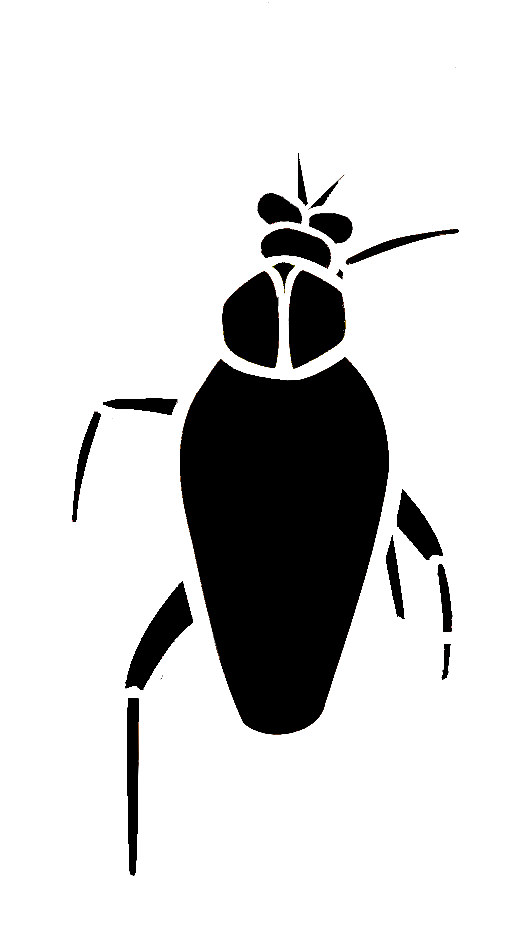
#> input picture assets/reference/unity/bug/01.png, 513 x 930 px
$ python generate_bug_v2_frame01.py
#> lines starting #> are read from the running program, lines starting #| are printed output that depends on the picture
#!/usr/bin/env python3
"""
Generate an improved Bug walk-cycle FRAME 01 (contact / footstep pose).

Does NOT touch public/assets/characters/bug/ — live game assets stay intact.

Outputs:
  assets/source/bug_v2/01.svg
  assets/experiments/bug_v2/01.png
  assets/reference/previews/bug_v2_01_on_road.png
  assets/reference/previews/bug_v2_01_compare.png

Analysis (Unity таракан 01 vs game needs):
  - Top-down dorsal cockroach, facing up the canvas
  - Hollow white line art (not filled white blobs)
  - Tall teardrop/shield abdomen, large twin eyes, long V antennae
  - Six jointed legs with organic curves; frame 01 = contact / footstep
  - Live public frames ARE the Unity extracts (jittery per-frame sizes)
  - Goal: same character language, cleaner stroke, fixed 620×787, shared baseline
  - Thicker strokes than Unity so silhouette survives ~24px on-screen
"""
from __future__ import annotations

import math
from pathlib import Path

from PIL import Image, ImageDraw, ImageFilter

ROOT = Path(__file__).resolve().parents[1]
SRC_DIR = ROOT / "assets" / "source" / "bug_v2"
OUT_DIR = ROOT / "assets" / "experiments" / "bug_v2"
PREVIEW_DIR = ROOT / "assets" / "reference" / "previews"

W, H = 620, 787
CX = 310.0
BASELINE_Y = 762.0
WHITE = (255, 255, 255, 255)
GRAY = (136, 136, 136, 255)


def lerp(a: float, b: float, t: float) -> float:
    return a + (b - a) * t


# [13 lines left out: function quad_bezier, not called in this run]


def cubic_bezier(
    p0: tuple[float, float],
    p1: tuple[float, float],
    p2: tuple[float, float],
    p3: tuple[float, float],
    steps: int = 18,
) -> list[tuple[float, float]]:
#> called with p0 = (308, 182), p1 = (281, 120), p2 = (261, 60), p3 = (246, 48), steps = 18
    pts: list[tuple[float, float]] = []
    for i in range(steps + 1):
        t = i / steps
        u = 1 - t
        x = u**3 * p0[0] + 3 * u**2 * t * p1[0] + 3 * u * t**2 * p2[0] + t**3 * p3[0]
        y = u**3 * p0[1] + 3 * u**2 * t * p1[1] + 3 * u * t**2 * p2[1] + t**3 * p3[1]
        pts.append((x, y))
    return pts


def stroke(
    draw: ImageDraw.ImageDraw,
    pts: list[tuple[float, float]],
    color: tuple[int, int, int, int],
    width: float,
) -> None:
    if len(pts) < 2:
        return
    draw.line(pts, fill=color, width=max(1, int(round(width))), joint="curve")
    # round caps
    r = max(1, int(round(width / 2)))
    for x, y in (pts[0], pts[-1]):
        draw.ellipse((x - r, y - r, x + r, y + r), fill=color)


def teardrop_outline(
    cx: float,
    cy: float,
    rx: float,
    ry: float,
    taper: float = 0.78,
    steps: int = 64,
) -> list[tuple[float, float]]:
    """Shield / teardrop like Unity abdomen — wider upper, tapered rear."""
#> called with cx = 316, cy = 455, rx = 112, ry = 205, taper = 0.72, steps = 64
    pts: list[tuple[float, float]] = []
    for i in range(steps):
        a = (i / steps) * math.tau - math.pi / 2
        # taper bottom half
        s = math.sin(a)
        scale_x = lerp(1.0, taper, max(0.0, s))  # s>0 is lower half in this orient?
        # a=-pi/2 top, +pi/2 bottom
        # normalize vertical from -1 (top) to +1 (bottom)
        v = math.sin(a)  # -1 top ... +1 bottom with a starting -pi/2?
        # a=-pi/2: cos=0 sin=-1 (top); a=0: cos=1 sin=0; a=pi/2: cos=0 sin=1 (bottom)
        t = (v + 1) / 2  # 0 top → 1 bottom
        sx = lerp(1.05, taper, t)
        x = cx + math.cos(a) * rx * sx
        y = cy + math.sin(a) * ry
        pts.append((x, y))
    pts.append(pts[0])
    return pts


def build_geometry() -> dict:
    """Contact pose geometry tuned against Unity frame 01 landmarks."""
    # Body centers — leave headroom for antennae
    body_cx = CX + 6  # Unity has slight mass lean
    body_cy = 455.0
    eye_cy = 255.0
    head_cy = 210.0

    # Legs: hip → knee → ankle → claw tip
    # Tripod plant: L-front, R-mid, L-hind on baseline
    legs = [
        {
            "name": "L-front",
            "planted": True,
            "hip": (body_cx - 38, 290),
            "knee": (body_cx - 105, 330),
            "ankle": (body_cx - 140, 520),
            "foot": (body_cx - 148, BASELINE_Y - 3),
        },
        {
            "name": "R-front",
            "planted": False,
            "hip": (body_cx + 40, 285),
            "knee": (body_cx + 118, 250),
            "ankle": (body_cx + 155, 310),
            "foot": (body_cx + 168, 355),
        },
        {
            "name": "L-mid",
            "planted": False,
            "hip": (body_cx - 70, 400),
            "knee": (body_cx - 145, 430),
            "ankle": (body_cx - 165, 500),
            "foot": (body_cx - 172, 545),
        },
        {
            "name": "R-mid",
            "planted": True,
            "hip": (body_cx + 72, 405),
            "knee": (body_cx + 148, 455),
            "ankle": (body_cx + 170, 620),
            "foot": (body_cx + 168, BASELINE_Y - 3),
        },
        {
            "name": "L-hind",
            "planted": True,
            "hip": (body_cx - 55, 545),
            "knee": (body_cx - 95, 655),
            "ankle": (body_cx - 88, 720),
            "foot": (body_cx - 78, BASELINE_Y - 3),
        },
        {
            "name": "R-hind",
            "planted": False,
            "hip": (body_cx + 58, 540),
            "knee": (body_cx + 120, 610),
            "ankle": (body_cx + 145, 680),
            "foot": (body_cx + 158, 715),
        },
    ]

    antennae = [
        # left — slightly bent
        cubic_bezier(
            (body_cx - 8, head_cy - 28),
            (body_cx - 35, head_cy - 90),
            (body_cx - 55, head_cy - 150),
            (body_cx - 70, 48),
        ),
        # right — longer outward (Unity asymmetry)
        cubic_bezier(
            (body_cx + 10, head_cy - 26),
            (body_cx + 48, head_cy - 85),
            (body_cx + 78, head_cy - 140),
            (body_cx + 105, 62),
        ),
    ]

    return {
        "body_cx": body_cx,
        "body_cy": body_cy,
        "eye_cy": eye_cy,
        "head_cy": head_cy,
        "legs": legs,
        "antennae": antennae,
        "abdomen": teardrop_outline(body_cx, body_cy, 112, 205, taper=0.72),
    }


def draw_bug(img: Image.Image) -> None:
    d = ImageDraw.Draw(img)
    g = build_geometry()
    bc = g["body_cx"]
    eye_cy = g["eye_cy"]
    head_cy = g["head_cy"]

    # --- Legs first (under body) ---
    for leg in g["legs"]:
        path = cubic_bezier(leg["hip"], leg["knee"], leg["ankle"], leg["foot"], steps=20)
        w = 13 if leg["planted"] else 11
        stroke(d, path, WHITE, w)
        # small claw hook
        fx, fy = leg["foot"]
        hook_x = fx + (-12 if fx < bc else 12)
        stroke(d, [(fx, fy), (hook_x, fy + 8)], WHITE, 5)

    # --- Abdomen ---
    stroke(d, g["abdomen"], WHITE, 13)
    # faint elytra seam (gray only — keeps hollow Unity look)
    seam = [
        (bc, g["body_cy"] - 175),
        (bc + 2, g["body_cy"]),
        (bc, g["body_cy"] + 185),
    ]
    stroke(d, seam, GRAY, 4)

    # --- Pronotum ring (subtle, Unity has a neck-ish join) ---
    d.ellipse(
        (bc - 62, eye_cy + 18, bc + 62, eye_cy + 78),
        outline=WHITE,
        width=10,
    )

    # --- Eyes (Unity signature) ---
    for ex in (bc - 24, bc + 24):
        d.ellipse((ex - 22, eye_cy - 28, ex + 22, eye_cy + 30), outline=WHITE, width=8)
        stroke(d, [(ex, eye_cy - 22), (ex, eye_cy + 24)], GRAY, 3)

    # --- Head bumps / palps above eyes ---
    for ex, ey, rx, ry in (
        (bc, head_cy - 8, 11, 9),
        (bc - 18, head_cy - 22, 10, 8),
        (bc + 18, head_cy - 22, 10, 8),
    ):
        d.ellipse((ex - rx, ey - ry, ex + rx, ey + ry), outline=WHITE, width=5)

    # cheek spikes
    stroke(
        d,
        [(bc - 48, eye_cy - 8), (bc - 72, eye_cy - 30), (bc - 44, eye_cy - 18)],
        WHITE,
        6,
    )
    stroke(
        d,
        [(bc + 48, eye_cy - 8), (bc + 72, eye_cy - 30), (bc + 44, eye_cy - 18)],
        WHITE,
        6,
    )

    # --- Antennae ---
    for ant in g["antennae"]:
        stroke(d, ant, WHITE, 7)


def svg_from_geometry() -> str:
    g = build_geometry()
    bc = g["body_cx"]
    eye_cy = g["eye_cy"]
    head_cy = g["head_cy"]
    lines: list[str] = [
        '<?xml version="1.0" encoding="UTF-8"?>',
        f'<svg xmlns="http://www.w3.org/2000/svg" width="{W}" height="{H}" viewBox="0 0 {W} {H}">',
        "  <!-- Bug v2 frame 01 contact pose — experimental, does not replace live assets -->",
        '  <g id="bug-v2-01" fill="none" stroke-linecap="round" stroke-linejoin="round">',
    ]

    def poly(pts: list[tuple[float, float]], color: str, width: float) -> None:
        s = " ".join(f"{x:.1f},{y:.1f}" for x, y in pts)
        lines.append(
            f'    <polyline points="{s}" stroke="{color}" stroke-width="{width:.1f}"/>'
        )

    for leg in g["legs"]:
        path = cubic_bezier(leg["hip"], leg["knee"], leg["ankle"], leg["foot"], steps=20)
        poly(path, "#ffffff", 13 if leg["planted"] else 11)
        fx, fy = leg["foot"]
        hook_x = fx + (-12 if fx < bc else 12)
        poly([(fx, fy), (hook_x, fy + 8)], "#ffffff", 5)

    poly(g["abdomen"], "#ffffff", 13)
    poly(
        [(bc, g["body_cy"] - 175), (bc + 2, g["body_cy"]), (bc, g["body_cy"] + 185)],
        "#888888",
        4,
    )
    lines.append(
        f'    <ellipse cx="{bc:.1f}" cy="{eye_cy + 48:.1f}" rx="62" ry="30" stroke="#ffffff" stroke-width="10"/>'
    )
    for ex in (bc - 24, bc + 24):
        lines.append(
            f'    <ellipse cx="{ex:.1f}" cy="{eye_cy:.1f}" rx="22" ry="29" stroke="#ffffff" stroke-width="8"/>'
        )
        poly([(ex, eye_cy - 22), (ex, eye_cy + 24)], "#888888", 3)
    for ex, ey, rx, ry in (
        (bc, head_cy - 8, 11, 9),
        (bc - 18, head_cy - 22, 10, 8),
        (bc + 18, head_cy - 22, 10, 8),
    ):
        lines.append(
            f'    <ellipse cx="{ex:.1f}" cy="{ey:.1f}" rx="{rx}" ry="{ry}" stroke="#ffffff" stroke-width="5"/>'
        )
    poly([(bc - 48, eye_cy - 8), (bc - 72, eye_cy - 30), (bc - 44, eye_cy - 18)], "#ffffff", 6)
    poly([(bc + 48, eye_cy - 8), (bc + 72, eye_cy - 30), (bc + 44, eye_cy - 18)], "#ffffff", 6)
    for ant in g["antennae"]:
        poly(ant, "#ffffff", 7)

    lines += ["  </g>", "</svg>", ""]
    return "\n".join(lines)


def fit_on_canvas(src: Image.Image, canvas_w: int, canvas_h: int, baseline_y: int) -> Image.Image:
    src = src.convert("RGBA")
    bbox = src.getbbox()
    if not bbox:
        return Image.new("RGBA", (canvas_w, canvas_h), (0, 0, 0, 0))
    cropped = src.crop(bbox)
    target_h = int(canvas_h * 0.90)
    scale = target_h / cropped.height
    nw = max(1, int(cropped.width * scale))
    nh = max(1, int(cropped.height * scale))
    if nw > canvas_w * 0.90:
        scale = (canvas_w * 0.90) / cropped.width
        nw = max(1, int(cropped.width * scale))
        nh = max(1, int(cropped.height * scale))
    resized = cropped.resize((nw, nh), Image.Resampling.LANCZOS)
    out = Image.new("RGBA", (canvas_w, canvas_h), (0, 0, 0, 0))
    x = (canvas_w - nw) // 2
    y = baseline_y - nh + 6
    if y < 6:
        y = 6
    out.alpha_composite(resized, (x, y))
    return out


def make_compare(v2: Image.Image) -> Image.Image:
    unity = Image.open(ROOT / "assets" / "reference" / "unity" / "bug" / "01.png")
    live = Image.open(ROOT / "public" / "assets" / "characters" / "bug" / "01.png")
    panels = [
        fit_on_canvas(unity, W, H, int(BASELINE_Y)),
        v2,
        fit_on_canvas(live, W, H, int(BASELINE_Y)),
    ]
    gap = 16
    label_h = 36
    total_w = W * 3 + gap * 4
    total_h = H + label_h + gap * 2
    canvas = Image.new("RGBA", (total_w, total_h), (8, 8, 8, 255))
    draw = ImageDraw.Draw(canvas)
    labels = ["Unity ref 01", "NEW v2 01 (candidate)", "Live game 01"]
    for i, (panel, label) in enumerate(zip(panels, labels)):
        x = gap + i * (W + gap)
        y = label_h + gap
        draw.rectangle((x, y, x + W, y + H), fill=(8, 8, 8, 255))
        canvas.alpha_composite(panel, (x, y))
        draw.text((x + 8, 10), label, fill=(220, 220, 220, 255))
    return canvas


def main() -> None:
    SRC_DIR.mkdir(parents=True, exist_ok=True)
    OUT_DIR.mkdir(parents=True, exist_ok=True)
    PREVIEW_DIR.mkdir(parents=True, exist_ok=True)

    svg_path = SRC_DIR / "01.svg"
    svg_path.write_text(svg_from_geometry(), encoding="utf-8")

    png = Image.new("RGBA", (W, H), (0, 0, 0, 0))
#> png: PIL image 620x787 RGBA; every value is 0
    draw_bug(png)
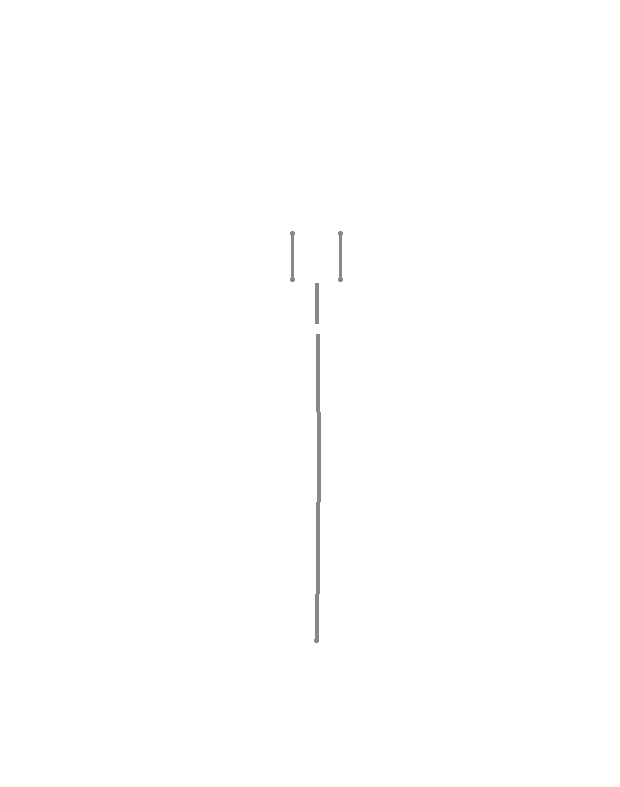
#> png: PIL image 620x787 RGBA; mean R, G, B, A 20.9, 20.9, 20.9, 21.3; transparent parts drawn white
    # tiny soften so strokes don't look harshly aliased at game scale
    rgb = png.filter(ImageFilter.GaussianBlur(radius=0.35))
    png = Image.alpha_composite(Image.new("RGBA", (W, H), (0, 0, 0, 0)), rgb)

    png_path = OUT_DIR / "01.png"
    png.save(png_path, "PNG")

    preview = Image.new("RGBA", (W, H), (8, 8, 8, 255))
    preview.alpha_composite(png)
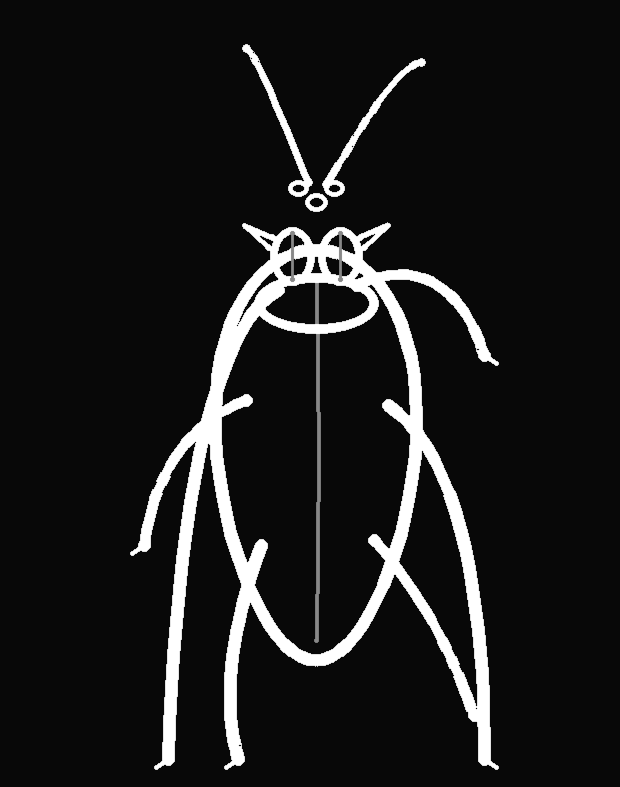
#> preview: PIL image 620x787 RGBA; mean R, G, B, A 27.8, 27.8, 27.8, 255
    preview_path = PREVIEW_DIR / "bug_v2_01_on_road.png"
    preview.save(preview_path, "PNG")

    # game-scale preview (~display height)
    game_h = 48
    scale = game_h / H
    game_w = max(1, int(W * scale))
    tiny = png.resize((game_w, game_h), Image.Resampling.LANCZOS)
    tiny_canvas = Image.new("RGBA", (game_w * 6, game_h * 4), (8, 8, 8, 255))
    for row in range(4):
        for col in range(6):
            tiny_canvas.alpha_composite(tiny, (col * game_w, row * game_h))
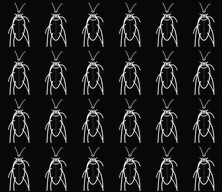
#> tiny_canvas: PIL image 222x192 RGBA; mean R, G, B, A 29.6, 29.6, 29.6, 255
    tiny_path = PREVIEW_DIR / "bug_v2_01_game_scale.png"
    tiny_canvas.save(tiny_path, "PNG")

    compare = make_compare(png)
#> in make_compare, unity is the input picture: PIL image 513x930 RGBA; mean R, G, B, A 52, 51.9, 51.9, 67.5
#> in fit_on_canvas, `bbox = src.getbbox()`: bbox = (2, 2, 511, 928)
#> in fit_on_canvas, `cropped = src.crop(bbox)`:
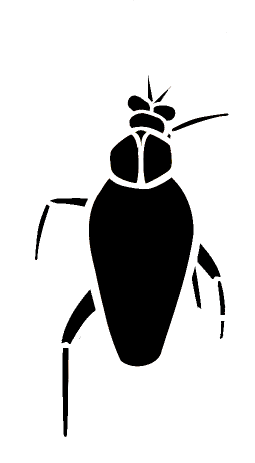
#> cropped: PIL image 509x926 RGBA (shown at 1/2 size); mean R, G, B, A 52.5, 52.4, 52.4, 68.3; transparent parts drawn white
#> in fit_on_canvas, `out.alpha_composite(resized, (x, y))`:
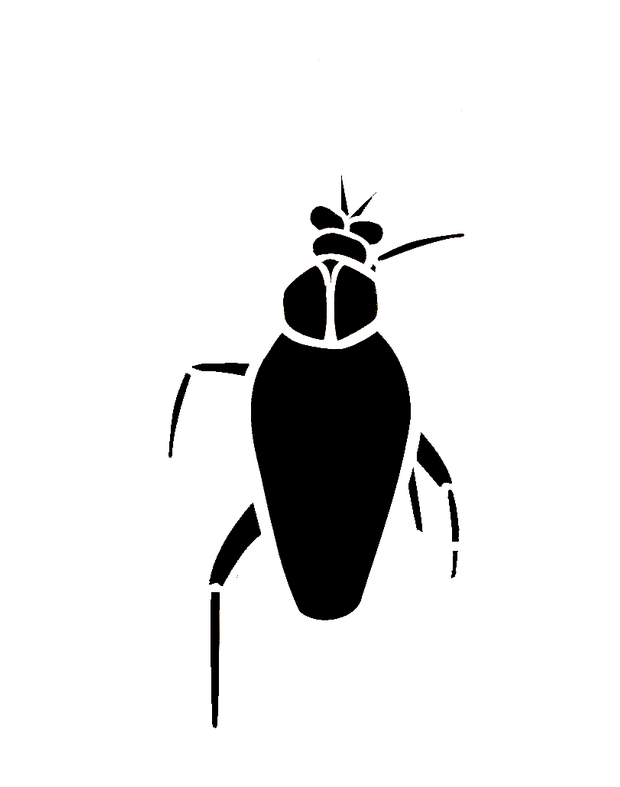
#> out: PIL image 620x787 RGBA; mean R, G, B, A 16.8, 16.7, 16.7, 38.5; transparent parts drawn white
#> the loop in make_compare, `for i, (panel, label) in enumerate(zip(panels, labels)):` made 3 passes
#> (label, x) on passes 1 to 3: ('Unity ref 01', 16), ('NEW v2 01 (candidate)', 652), ('Live game 01', 1288)
#> after the loop in make_compare, `for i, (panel, label) in enumerate(zip(panels, labels)):`:
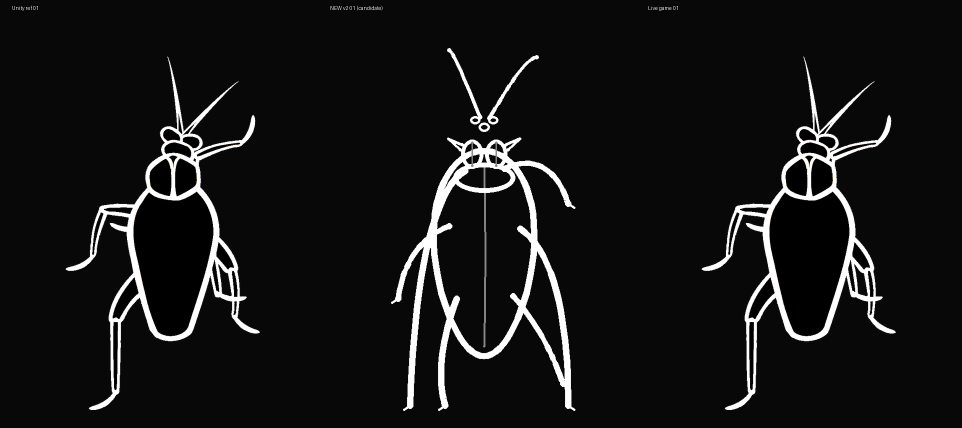
#> canvas: PIL image 1924x855 RGBA (shown at 1/2 size); mean R, G, B, A 21.5, 21.5, 21.5, 255
    compare_path = PREVIEW_DIR / "bug_v2_01_compare.png"
    compare.save(compare_path, "PNG")

    print(f"Wrote {svg_path}")
    print(f"Wrote {png_path}  size={png.size} bbox={png.getbbox()}")
#| Wrote assets/experiments/bug_v2/01.png  size=(620, 787) bbox=(129, 43, 500, 771)
    print(f"Wrote {preview_path}")
    print(f"Wrote {tiny_path}")
    print(f"Wrote {compare_path}")
    print("Live public/assets/characters/bug/ untouched.")


if __name__ == "__main__":
    main()

$ run again, with assets/reference/unity/bug/02.png copied over assets/reference/unity/bug/01.png
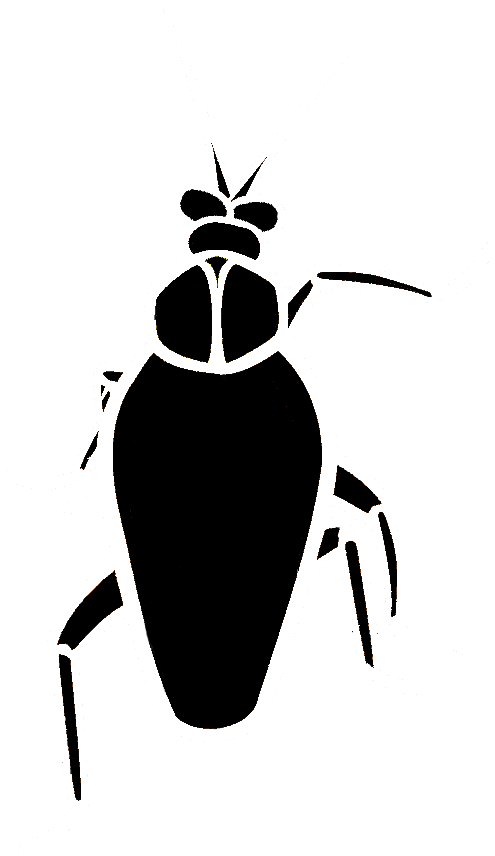
#> input picture assets/reference/unity/bug/02.png, 495 x 856 px
#> in make_compare, unity is the input picture: PIL image 495x856 RGBA; mean R, G, B, A 58.7, 58.5, 58.4, 74.5
#> bbox = (2, 2, 493, 854)
#> in fit_on_canvas, `out.alpha_composite(resized, (x, y))`:
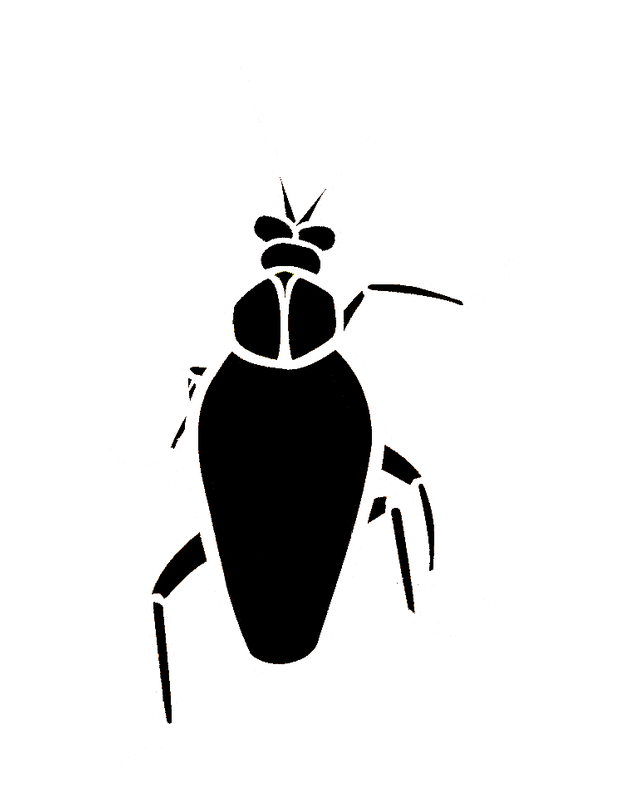
#> out: PIL image 620x787 RGBA; mean R, G, B, A 18.9, 18.8, 18.8, 44.7; transparent parts drawn white
#> the loop in make_compare, `for i, (panel, label) in enumerate(zip(panels, labels)):` made 3 passes
#> (label, x) on passes 1 to 3: ('Unity ref 01', 16), ('NEW v2 01 (candidate)', 652), ('Live game 01', 1288)
#> after the loop in make_compare, `for i, (panel, label) in enumerate(zip(panels, labels)):`:
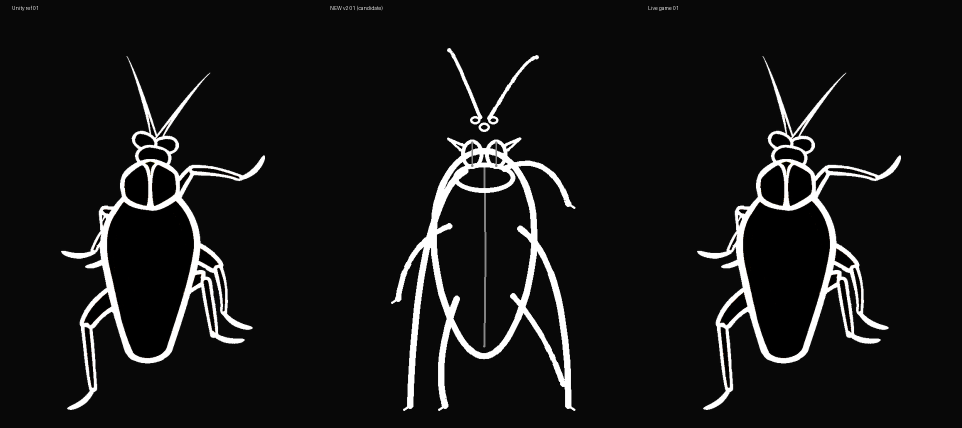
#> canvas: PIL image 1924x855 RGBA (shown at 1/2 size); mean R, G, B, A 22.6, 22.5, 22.5, 255
#| Wrote assets/experiments/bug_v2/01.png  size=(620, 787) bbox=(129, 43, 500, 771)
